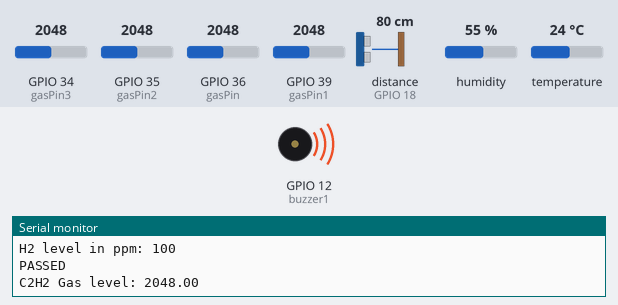
A sketch run on a simulated ESP32. Shown: buzzer (waves = sounding, pin HIGH), the last lines printed to the serial monitor. Wiring (inferred from the names in the program): ultrasonic range finder: trigger GPIO 5; echo GPIO 18. The test bench sets the inputs (shaded band); at power-on: distance to the obstacle (sensor on GPIO 18) 80 cm, GPIO 36 (gasPin) = 2048, humidity 55 %, GPIO 39 (gasPin1) = 2048, GPIO 34 (gasPin3) = 2048, GPIO 35 (gasPin2) = 2048, temperature 24 °C. The echo pulse lasts 58.3 µs per cm; WiFi joins after 1.5 s; servers stay silent unless stated; pins used as bus, display or sensor lines are not drawn.

Above: at 2.7 s.
2.8 s: distance to the obstacle (sensor on GPIO 18) set to 2 cm
5.1 s: GPIO 36 (gasPin) set to 1937
At 7.8 s:
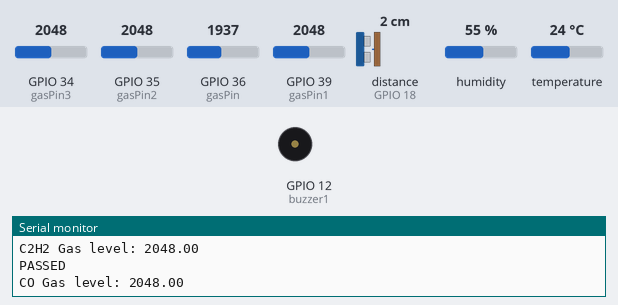
11.3 s: humidity set to 58 %
13.6 s: humidity set to 61 %
At 15.5 s:
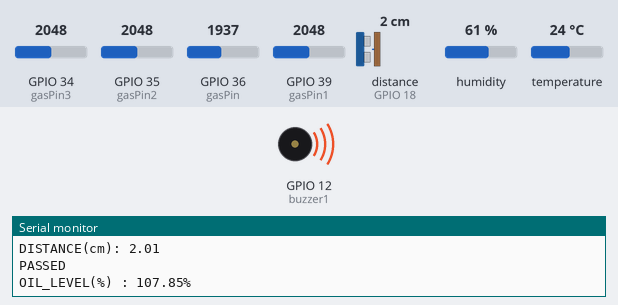
19.7 s: GPIO 39 (gasPin1) set to 4040
Timing chart, 0 to 22.7 s (numbered marks = the images above; inputs shaded):
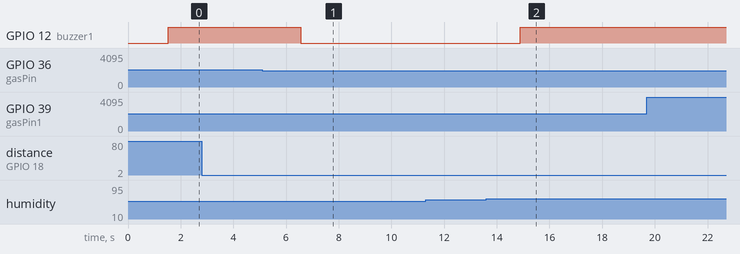

The sketch:

iot_only_non_elec_1_1.ino
```cpp
#include <WiFi.h>
#include <Adafruit_GFX.h>
const int trigPin = 5;
const int echoPin = 18;
char* Alart_message = "MPK";
int Alart = 0;
const int buzzer1 = 12;
#define gasPin A0
#define gasPin1 A3
#define gasPin2 A7
#define gasPin3 A6
//define sound speed in cm/uS
#define SOUND_SPEED 0.03432

long duration;
float distanceCm;
float gaslevel;    //H2 gas pin
int H2lvl;
float gaslevel1;   //C2H2 gas pin
float gaslevel2;   //CO gas pin
float gaslevel3;   //CH4 gas pin

#include "DHT.h"
const int DHT_PIN = 15;
#define DHTTYPE DHT11

#include <Arduino.h>
#if defined(ESP32)
#include <WiFi.h>
#elif defined(ESP8266)
#include <ESP8266WiFi.h>
#endif
#include <Firebase_ESP_Client.h>

DHT dht(DHT_PIN, DHTTYPE);

//Provide the token generation process info.
#include "addons/TokenHelper.h"
//Provide the RTDB payload printing info and other helper functions.
#include "addons/RTDBHelper.h"

// Insert your network credentials
#define WIFI_SSID "Jio fiber Bhoom house"
#define WIFI_PASSWORD "bhoom2001"

// Insert Firebase project API Key
#define API_KEY "AIzaSyAGunbEfXQpugL8eXjRc5hp3PTXrn5h9iA"

// Insert RTDB URLefine the RTDB URL */
#define DATABASE_URL "https://temp-3bd23-default-rtdb.firebaseio.com/"

//Define Firebase Data object
FirebaseData fbdo;

FirebaseAuth auth;
FirebaseConfig config;

bool signupOK = false;

void setup(){
  pinMode(DHT_PIN, INPUT);
  dht.begin();
  pinMode(trigPin, OUTPUT); // Sets the trigPin as an Output
  pinMode(echoPin, INPUT); // Sets the echoPin as an Input
  pinMode(gasPin, INPUT);// sets the H2 gasPin as an Input
  pinMode(gasPin1, INPUT);// sets the C2H2 gasPin as an Input
  pinMode(gasPin2, INPUT);// sets the CO gasPin as an Input
  pinMode(gasPin3, INPUT);// sets the CH4 gasPin as an Input
  pinMode(buzzer1, OUTPUT);// this pin d12 will be used to buzzer when fault occurs

  Serial.begin(9600);
  WiFi.begin(WIFI_SSID, WIFI_PASSWORD);
  Serial.print("Connecting to Wi-Fi");
  while (WiFi.status() != WL_CONNECTED){
    Serial.print(".");
    delay(100);
  }
  Serial.println();
  Serial.print("Connected with IP: ");
  Serial.println(WiFi.localIP());
  Serial.println();
  /* Assign the api key (required) */
  config.api_key = API_KEY;
  /* Assign the RTDB URL (required) */
  config.database_url = DATABASE_URL;
  /* Sign up */
  if (Firebase.signUp(&config, &auth, "", "")){
    Serial.println("ok");
    signupOK = true;
  }
  else{
    //Serial.print("%s\n", config.signer.signupError.message.c_str(str));
  }
  /* Assign the callback function for the long running token generation task */
  config.token_status_callback = tokenStatusCallback; //see addons/TokenHelper.h
  Firebase.begin(&config, &auth);
  Firebase.reconnectWiFi(true);
}

void loop(){
  digitalWrite(trigPin, LOW);
  delayMicroseconds(10);
  // Sets the trigPin on HIGH state for 10 micro seconds
  digitalWrite(trigPin, HIGH);
  delayMicroseconds(10);
  digitalWrite(trigPin, LOW);
  // Reads the echoPin, returns the sound wave travel time in microseconds
  duration = pulseIn(echoPin, HIGH);
  // Calculate the distance and oil level
  distanceCm = duration * SOUND_SPEED/2;
  float Oil_level = (100*(22.5-distanceCm)/19);//calibration line
  gaslevel = analogRead(gasPin);
  H2lvl = map(H2lvl,0,1024,100,10000);
  gaslevel1 = analogRead(gasPin1);
  gaslevel2 = analogRead(gasPin2);
  gaslevel3 = analogRead(gasPin3);
  float h = dht.readHumidity();
  float t = dht.readTemperature() + 1;
  /////////////// himidity RH to moisture in ppm code
  float x111 = 1+pow((t/23772.42),2.456301);
  float x11 = (539495600+(34.38525-539495591)/x111);
  float x1 = h*0.01*x11;
  //float x22 = 1+pow((t/50.13),2.204767);
  //float x2 = 158.9191 + ((-133.063595)/x22);
  //***//**//
  float x2 = (h*32/43)*0.01*x11;
  //***//**//
  int moisture = x1-x2; //this will give moisture in ppm
  //////////////
  if (moisture>=1000||gaslevel>=1000||gaslevel1>=2000||Oil_level<=50||h>=50||t>=45){
    Alart=1;
    digitalWrite(buzzer1, HIGH);
    if(t>=45){
      Alart_message = "Oil temperature is greater then 45*C '";
    }
    else if(Oil_level<=50){
      Alart_message = "OIL level is lesser then 50%";
    }
    else if(gaslevel1>=4000){
      Alart_message = "C2H2 gas level is higher then 4000";
    }
    else if(gaslevel>=2000){
      Alart_message = "H2 gas level is higher then 1000";
    }
    else if(h>=60){
      Alart_message = "Himidity level is higher then 10%";
    }
    else if(moisture>=1000){
      Alart_message = "Moisture is higher then 1000ppm";
    }
    else{
      Alart = 0;
      digitalWrite(buzzer1, LOW);
      Alart_message = "NORMAL";
    }
  }
  else{
    Alart = 0;
    digitalWrite(buzzer1, LOW);
    Alart_message = "NORMAL";
  }
  ///////////////
  if (Firebase.ready() && signupOK ) {
    if (Firebase.RTDB.setFloat(&fbdo, "Main/DHT/humidity",h)){
       Serial.println("PASSED");
       Serial.print("Humidity(RH%): ");
       Serial.println(h);
    }
    else {
      Serial.println("FAILED");
      Serial.println("REASON: " + fbdo.errorReason());
    }
    // Write an Float number on the database path test/float
    if (Firebase.RTDB.setFloat(&fbdo, "Main/DHT/temperature", t)){
       Serial.println("PASSED");
       Serial.print("Temperature(*C): ");
       Serial.println(t);
    }
    else {
      Serial.println("FAILED");
      Serial.println("REASON: " + fbdo.errorReason());
    }
        if (Firebase.RTDB.setFloat(&fbdo, "Main/DHT/DISTANCE", distanceCm)){
       Serial.println("PASSED");
       Serial.print("DISTANCE(cm): ");
       Serial.println(distanceCm);
    }
    else {
      Serial.println("FAILED");
      Serial.println("REASON: " + fbdo.errorReason());
    }
    if(Firebase.RTDB.setFloat(&fbdo, "Main/DHT/OIL_LEVEL", Oil_level)){
          Serial.println("PASSED");
          Serial.print("OIL_LEVEL(%) : ");
          Serial.print(Oil_level);  Serial.println("%");
    }
    else{
      Serial.println("FAILED");
      Serial.println("REASON: " + fbdo.errorReason());
    }
    if(Firebase.RTDB.setFloat(&fbdo, "Main/DHT/Moisture", moisture)){
          Serial.println("PASSED");
          Serial.print("Moisture(ppm) : ");
          Serial.println(moisture);
    }
    else{
      Serial.println("FAILED");
      Serial.println("REASON: " + fbdo.errorReason());
    }
    if(Firebase.RTDB.setFloat(&fbdo, "Main/DHT/H2 Gaslevel",gaslevel)){
          Serial.println("PASSED");
          Serial.print("H2 Gas level: ");
          Serial.println(gaslevel);
          Serial.print("H2 level in ppm: ");
          Serial.println(H2lvl);
    }
    else{
      Serial.println("FAILED");
      Serial.println("REASON: " + fbdo.errorReason());
    }
    if(Firebase.RTDB.setFloat(&fbdo, "Main/DHT/C2H2 Gaslevel",gaslevel1)){
          Serial.println("PASSED");
          Serial.print("C2H2 Gas level: ");
          Serial.println(gaslevel1);
    }
    else{
      Serial.println("FAILED");
      Serial.println("REASON: " + fbdo.errorReason());
      }
    if(Firebase.RTDB.setFloat(&fbdo, "Main/DHT/CO Gaslevel",gaslevel2)){
          Serial.println("PASSED");
          Serial.print("CO Gas level: ");
          Serial.println(gaslevel2);
    }
    else{
      Serial.println("FAILED");
      Serial.println("REASON: " + fbdo.errorReason());
    }
    if(Firebase.RTDB.setFloat(&fbdo, "Main/DHT/CH4 Gaslevel",gaslevel3)){
          Serial.println("PASSED");
          Serial.print("CH4 Gas level: ");
          Serial.println(gaslevel3);
    }
    else{
      Serial.println("FAILED");
      Serial.println("REASON: " + fbdo.errorReason());
    }
    if(Firebase.RTDB.setBool(&fbdo, "Main/Bhool/Non-Ele_Fault/Alarm",Alart)){
          //Serial.println("PASSED");
          Serial.print("Alarm: ");
          Serial.println(Alart);
    }
    else{
      Serial.println("FAILED");
      Serial.println("REASON: " + fbdo.errorReason());
      }
    if(Firebase.RTDB.setString(&fbdo, "Main/Bhool/Non-Ele_Fault/Alarm_reason",Alart_message)){
          //Serial.println("PASSED");
          Serial.print("Falt Reason: ");
          Serial.println(Alart_message);
    }
    else{
      Serial.println("FAILED");
      Serial.println("REASON: " + fbdo.errorReason());
      }

   Serial.println("______________________________");
  }}
```

Measured:
- the behaviour switches between 2000 and 1999 on GPIO 36 (gasPin) (found by bisection; images 0 and 1)
- the behaviour switches between 59 and 60 % on humidity (found by bisection; images 1 and 2)
- after the input at 5.1 s, GPIO 12 (buzzer1): HIGH → LOW after 1.5 s
- after the input at 13.6 s, GPIO 12 (buzzer1): LOW → HIGH after 1.3 s
